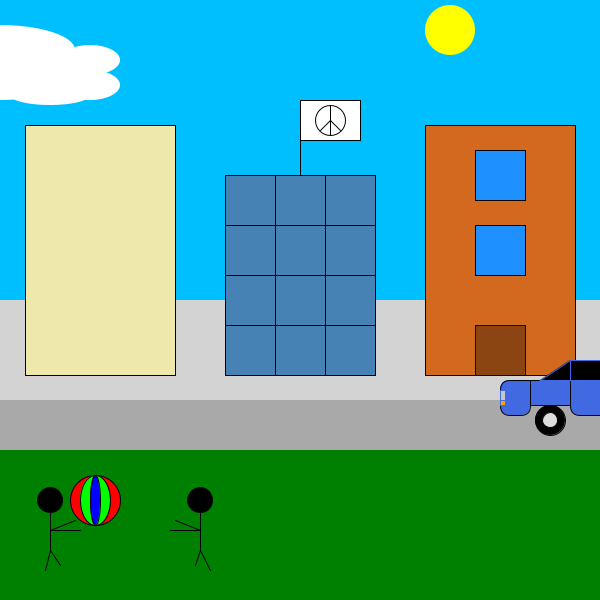
Frame 1 (no input)
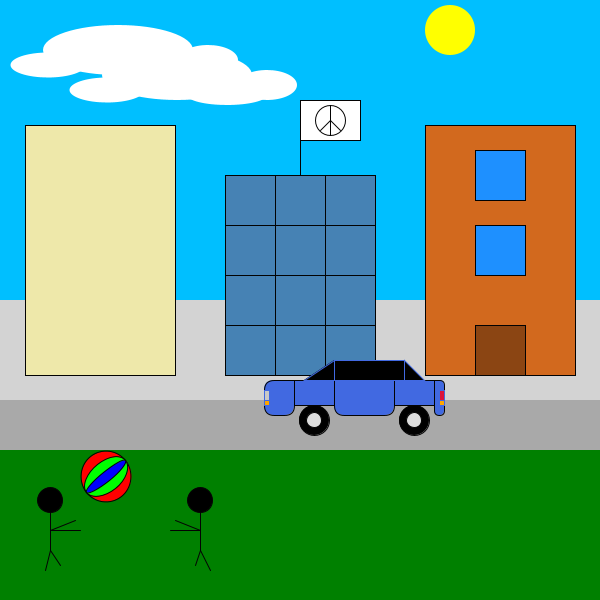
Frame 60 (the mouse pressed at the canvas centre just before this capture)
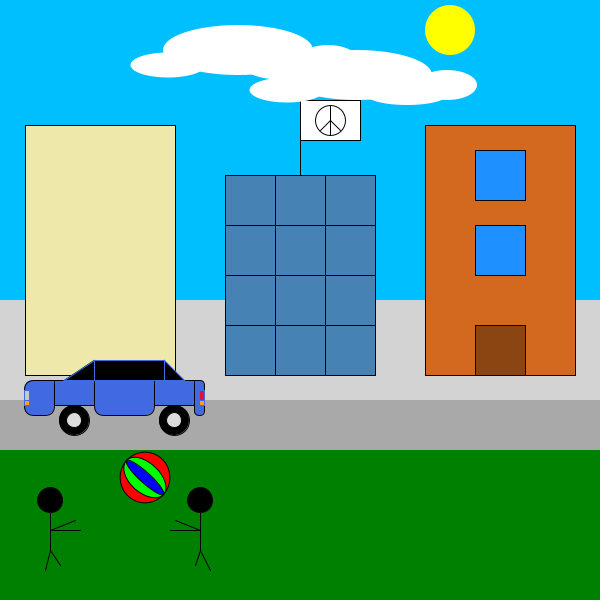
Frame 120 (the mouse held since frame 60 and released just before this capture)

The Processing sketch that drew these frames (run headless with seeded random() and noise(); from frame 60 on, the mouse is pressed at the canvas centre):

// Processing sketch: peace
// ── peace.pde
/*
Michael Guo
2-1
Feb 26


*/

int x;
int y;
float t;
int vehicleX;
int cloudX1, cloudX2;
float angle, Vangle;

void setup(){
  size(600, 600);
  x=0;
  y=0;
  t=0;
  vehicleX=600;
  cloudX1=0;
  cloudX2=0;
  angle=0;
  Vangle=0.1;
}

void draw(){
  //background part
  background(0, 191, 255);
  noStroke();
  fill(255, 255, 0);
  circle(450, 30, 50);
  fill(0, 128, 0);
  rect(0, 450, 600, 150);
  fill(169);
  rect(0, 400, 600, 50);
  fill(211);
  rect(0, 300, 600, 100);
  stroke(2);
  fill(238, 232, 170);
  rect(25, 125, 150, 250);
  
  fill(70, 130, 180);
  rect(225, 175, 150, 200);
  line(225, 225, 375, 225);
  line(225, 275, 375, 275);
  line(225, 325, 375, 325);
  line(275, 175, 275, 375);
  line(325, 175, 325, 375);
  line(300, 175, 300, 100);
  fill(255);
  rect(300, 100, 60, 40);
  circle(330, 120, 30);
  line(330, 105, 330, 135);
  line(330, 120, 320, 130);
  line(330, 120, 340, 130);
  fill(210, 105, 30);
  rect(425, 125, 150, 250);
  fill(139, 69, 19);
  rect(475, 325, 50, 50);
  fill(30, 144, 255);
  rect(475, 225, 50, 50);
  rect(475, 150, 50, 50);
  stroke(3);
  fill(0);
  line(50, 500, 50, 550);
  circle(50, 500, 25);
  line(50, 530, 75, 520);
  line(50, 530, 80, 530);
  line(50, 550, 45, 570);
  line(50, 550, 60, 565);
  line(200, 500, 200, 550);
  circle(200, 500, 25);
  line(200, 530, 175, 520);
  line(200, 530, 170, 530);
  line(200, 550, 195, 565);
  line(200, 550, 210, 570);
  //moving part
  vehicle(vehicleX, 410);
  vehicleX = vehicleX-4;
  if (vehicleX < -600) {
    vehicleX = 700;
  }
  cloud(cloudX1, 50);
  cloud(cloudX2, 75);
  cloudX1=cloudX1+2;
  cloudX2=cloudX2+3;
  if(cloudX1>750){
    cloudX1=-150;
  }
  if(cloudX2>750){
    cloudX2=-150;
  }
  ball(125, 500);
  angle=angle+Vangle;
  if(angle>3.3){
    Vangle=-0.1;
  }
  if(angle<-0.3){
    Vangle=0.1;
  }
}

void vehicle(int x, int y) {
  pushMatrix();
  translate(x, y);
  fill(0);
  circle(-50, 10, 30);
  circle(50, 10, 30);
  fill(220);
  circle(-50, 10, 15);
  circle(50, 10, 15);
  fill(65, 105, 225);
  rect(-30, -30, 60, 35, 0, 0, 10, 10);
  rect(-70, -30, 40, 25);
  rect(-100, -30, 30, 35, 10, 0, 10, 10);
  rect(30, -30, 40, 25);
  rect(70, -30, 10, 35, 0, 10, 10, 10);
  stroke(65, 105, 225);
  fill(0);
  rect(-30, -50, 70, 20);
  triangle(-30, -50, -30, -30, -60, -30);
  triangle(40, -50, 40, -30, 60, -30);
  fill(200);
  rect(-100, -20, 5, 10);
  fill(255, 165, 0);
  rect(-100, -10, 5, 5);
  rect(75, -10, 5, 5);
  fill(220, 20, 60);
  rect(75, -20, 5, 10);
  popMatrix();
}

void cloud(int x, int y) {
  pushMatrix();
  translate(x, y);
  noStroke();
  fill(255);
  ellipse(0, 0, 150, 50);
  ellipse(-70, 15, 75, 25);
  ellipse(50, 20, 80, 20);
  ellipse(90, 10, 60, 30);
  popMatrix();
}

void ball(int x, int y){
  pushMatrix();
  translate(x, y);
  rotate(angle);
  stroke(2);
  fill(255, 0, 0);
  circle(-30, 0, 50);
  fill(0, 255, 0);
  ellipse(-30, 0, 30, 50);
  fill(0, 0, 255);
  ellipse(-30, 0, 10, 50);
  popMatrix();
}
